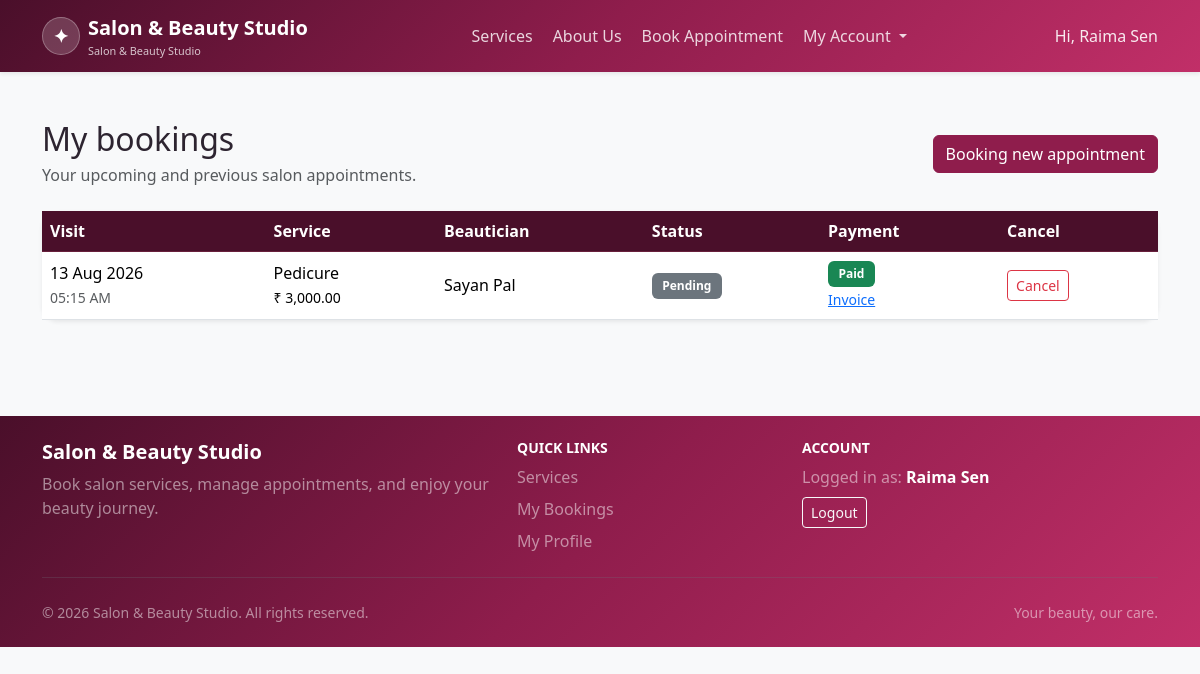
Screenshot of /customer/appointments.php (signed in) with the database file from the repository.
### tables this page shows
CREATE TABLE `appointments` (
  `id` int(10) UNSIGNED NOT NULL,
  `customer_id` int(10) UNSIGNED NOT NULL,
  `service_id` int(10) UNSIGNED NOT NULL,
  `beautician_id` int(10) UNSIGNED NOT NULL,
  `appointment_date` date NOT NULL,
  `appointment_time` time NOT NULL,
  `status` enum('Pending','Confirmed','Completed','Cancelled') NOT NULL DEFAULT 'Pending',
  `notes` text DEFAULT NULL,
  `created_at` timestamp NOT NULL DEFAULT current_timestamp(),
  `updated_at` timestamp NOT NULL DEFAULT current_timestamp() ON UPDATE current_timestamp()
);

CREATE TABLE `services` (
  `id` int(10) UNSIGNED NOT NULL,
  `service_name` varchar(120) NOT NULL,
  `price` decimal(10,2) NOT NULL,
  `duration` int(10) UNSIGNED NOT NULL COMMENT 'Duration in minutes',
  `description` text DEFAULT NULL,
  `created_at` timestamp NOT NULL DEFAULT current_timestamp(),
  `updated_at` timestamp NOT NULL DEFAULT current_timestamp() ON UPDATE current_timestamp()
);

CREATE TABLE `beauticians` (
  `id` int(10) UNSIGNED NOT NULL,
  `beautician_name` varchar(120) NOT NULL,
  `phone` varchar(20) NOT NULL,
  `specialization` varchar(150) DEFAULT NULL,
  `experience` smallint(5) UNSIGNED NOT NULL DEFAULT 0 COMMENT 'Experience in years',
  `created_at` timestamp NOT NULL DEFAULT current_timestamp(),
  `updated_at` timestamp NOT NULL DEFAULT current_timestamp() ON UPDATE current_timestamp()
);

CREATE TABLE `payments` (
  `id` int(10) UNSIGNED NOT NULL,
  `appointment_id` int(10) UNSIGNED NOT NULL,
  `amount` decimal(10,2) NOT NULL,
  `payment_method` enum('Cash','Card','UPI') NOT NULL,
  `payment_status` enum('Pending','Paid','Partially Paid','Refunded') NOT NULL DEFAULT 'Pending',
  `invoice_number` varchar(40) NOT NULL,
  `paid_at` datetime DEFAULT NULL,
  `created_at` timestamp NOT NULL DEFAULT current_timestamp(),
  `updated_at` timestamp NOT NULL DEFAULT current_timestamp() ON UPDATE current_timestamp()
);

### includes/auth.php (called while the page is built, shortened)
<?php
    function e(?string $text): string{
        return htmlspecialchars((string) $text, ENT_QUOTES, 'UTF-8');
    }

### customer/appointments.php (the view, shortened to what this page needs)
<?php
    require_once __DIR__ . '/../config/database.php';
    require_once __DIR__ . '/../includes/auth.php';
    $query = $pdo->prepare(
        'SELECT a.id, a.appointment_date,
            a.appointment_time, a.status,
            s.service_name, s.price,
            b.beautician_name,
            p.id AS payment_id,
            p.payment_status
        FROM appointments a
        JOIN customers c
        ON a.customer_id = c.id
        JOIN services s
        ON a.service_id = s.id
        JOIN beauticians b
        ON a.beautician_id = b.id
        LEFT JOIN payments p
        ON p.appointment_id = a.id
        WHERE c.user_id = :user_id
        ORDER BY
            a.appointment_date DESC,
            a.appointment_time DESC'
    );
    $query->execute([
        'user_id' => (int) $_SESSION['user_id']
    ]);
    $appointments = $query->fetchAll();
    require __DIR__ . '/header.php';
?>
<main class="container py-5">
    <div class="d-flex justify-content-between align-items-center mb-4">
        <div>
            <h1 class="h2 mb-1">
                My bookings
            </h1>
            <p class="text-muted mb-0">
                Your upcoming and previous salon appointments.
            </p>
        </div>
        <a class="btn btn-primary" href="<?= BASE_URL ?>/customer/booking.php">
            Booking new appointment
        </a>
    </div>
    <div class="card border-0 shadow-sm">
        <div class="table-responsive">
            <table class="table align-middle mb-0">
                <thead class="table-dark">
                    <tr>
                        <th>Visit</th>
                        <th>Service</th>
                        <th>Beautician</th>
                        <th>Status</th>
                        <th>Payment</th>
                        <th>Cancel</th>
                    </tr>
                </thead>
                <tbody>
                    <?php foreach ($appointments as $a): ?>
                        <tr>
                            <td>
                                <?= e(
                                    date(
                                        'd M Y',
                                        strtotime($a['appointment_date'])
                                    )
                                ) ?>
                                <br>
                                <small class="text-muted">
                                    <?= e(
                                        date(
                                            'h:i A',
                                            strtotime($a['appointment_time'])
                                        )
                                    ) ?>
                                </small>
                            </td>
                            <td>
                                <?= e($a['service_name']) ?>
                                <br>
                                <small>
                                    ₹ <?= e(
                                        number_format(
                                            (float) $a['price'],
                                            2
                                        )
                                    ) ?>
                                </small>
                            </td>
                            <td>
                                <?= e($a['beautician_name']) ?>
                            </td>
                            <td>
                                <span class="badge bg-secondary">
                                    <?= e($a['status']) ?>
                                </span>
                            </td>
                            <td>
                                <?php if ($a['payment_id']): ?>
                                    <span class="badge bg-success">
                                        <?= e($a['payment_status']) ?>
                                    </span>
                                    <br>
                                    <a class="small" href="<?= BASE_URL ?>/payments/invoice.php?id=<?= (int) $a['payment_id'] ?>">
                                        Invoice
                                    </a>
                                <?php elseif ($a['status'] !== 'Cancelled'): ?>
                                    <a class="btn btn-sm btn-outline-primary" href="<?= BASE_URL ?>/customer/payment.php?appointment=<?= (int) $a['id'] ?>">
                                        Pay now
                                    </a>
                                <?php else: ?>
                                    <span class="text-muted">
                                        Cancelled
                                    </span>
                                <?php endif; ?>
                            </td>
                            <td>
                                <?php if (
                                    $a['status'] !== 'Completed' &&
                                    $a['status'] !== 'Cancelled'
                                ): ?>
                                    <form method="post" action="<?= BASE_URL ?>/customer/cancel_appointment.php">
                                        <button type="submit" class="btn btn-sm btn-outline-danger">
                                            Cancel
                                        </button>
                                    </form>
                                <?php else: ?>
                                    <span class="text-muted">
                                        Cancelled
                                    </span>
                                <?php endif; ?>
                            </td>
                        </tr>
                    <?php endforeach; ?>
                </tbody>
            </table>
        </div>
    </div>
</main>
<?php require __DIR__ . "/footer.php"; ?>

### assets/css/style.css (style rules this page uses)
:root { --salon-primary: #8f1d4c; --salon-primary-dark: #4a0f2a; --salon-pink: #c12f68; --salon-soft: #fff4f8; }
body { min-height: 100vh; color: #2d2430; background: #f8f9fa; }
.card { border-radius: 1rem; transition: transform 0.18s ease, box-shadow 0.18s ease; }
.btn-primary { background-color: var(--salon-primary); border-color: var(--salon-primary); }
.table-dark { --bs-table-bg: var(--salon-primary-dark); --bs-table-border-color: #68203c; }
.badge { padding: 0.45rem 0.65rem; font-weight: 600; }

### customer/header.php (style rules this page uses)
body { background: #f8f9fa; }

### rows the page displays
appointments: appointment_date "13 Aug 2026", appointment_time "05:15 AM", service.service_name "Pedicure", service.price "3,000.00", beautician.beautician_name "Sayan Pal", status "Pending", payments.payment_status "Paid"

### other values shown
APP_NAME "Salon & Beauty Studio"
$_SESSION['user_name'] "Raima Sen"
